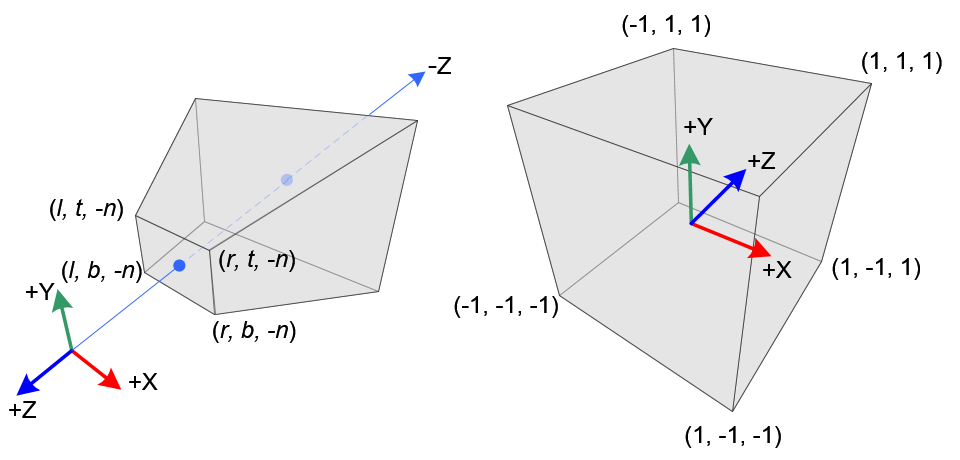
#> input picture notebooks/images/gl_projectionmatrix01.png, 960 x 460 px; its folder holds only this picture in this run
$ python change_image_resolution.py
#> lines starting #> are read from the running program, lines starting #| are printed output that depends on the picture
import os

import numpy as np
from matplotlib import image as mpimg
from skimage.transform import downscale_local_mean, resize
from pathlib import Path

input_folder = Path("../data/small_city_road_outside/images")
output_folder = Path("../data/small_city_road_outside-d2x/images")

os.makedirs(output_folder, exist_ok=True)

factor = 2

for img_path in input_folder.iterdir():
    img = mpimg.imread(img_path)
#> img is the input picture: shape (460, 960, 4) float32; mean R, G, B, A 0.952, 0.951, 0.953, 1
    print(f"Processing image {img_path.name}")
    downscaled = downscale_local_mean(img, (factor, factor, 1))
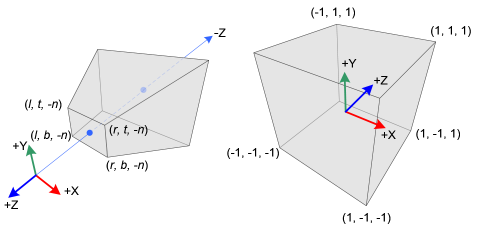
#> downscaled: shape (230, 480, 4) float32; mean R, G, B, A 0.953, 0.952, 0.954, 1
    mpimg.imsave(output_folder / img_path.name, downscaled)

$ run again, on notebooks/images/projectionOpenGL2.png
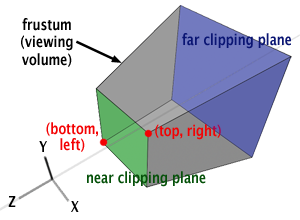
#> input picture notebooks/images/projectionOpenGL2.png, 300 x 220 px
#> img is the input picture: shape (220, 300, 4) float32; mean R, G, B, A 0.793, 0.801, 0.833, 0.999
#> `downscaled = downscale_local_mean(img, (factor, factor, 1))`:
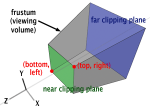
#> downscaled: shape (110, 150, 4) float32; mean R, G, B, A 0.793, 0.801, 0.833, 0.999; transparent parts drawn white

$ run again, on notebooks/images/gl_projectionmatrix03.png
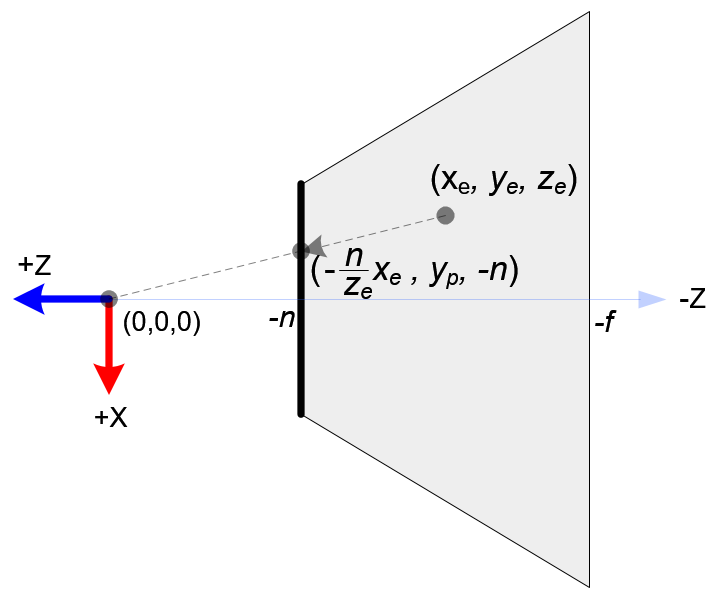
#> input picture notebooks/images/gl_projectionmatrix03.png, 720 x 600 px
#> img is the input picture: shape (600, 720, 4) float32; mean R, G, B, A 0.965, 0.963, 0.966, 1
#> `downscaled = downscale_local_mean(img, (factor, factor, 1))`:
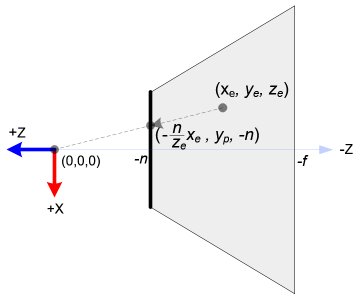
#> downscaled: shape (300, 360, 4) float32; mean R, G, B, A 0.964, 0.962, 0.965, 1

$ run again, on notebooks/images/gl_projectionmatrix04.png
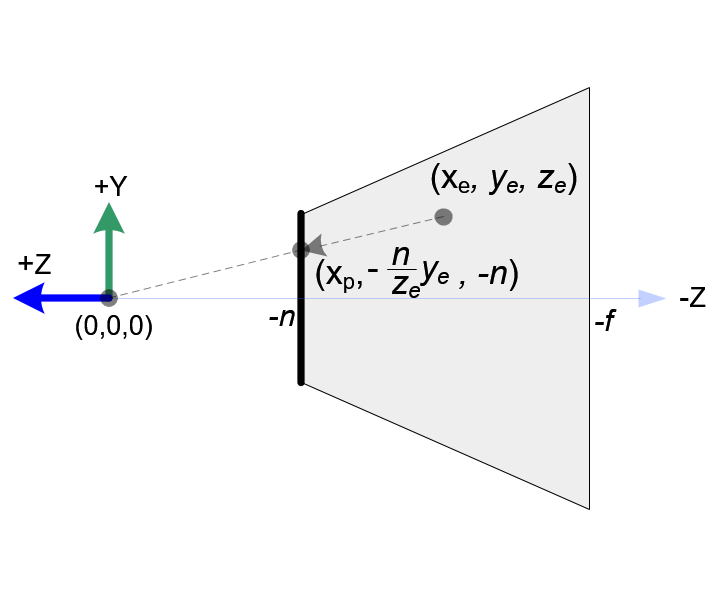
#> input picture notebooks/images/gl_projectionmatrix04.png, 720 x 600 px
#> img is the input picture: shape (600, 720, 4) float32; mean R, G, B, A 0.97, 0.971, 0.973, 1
#> `downscaled = downscale_local_mean(img, (factor, factor, 1))`:
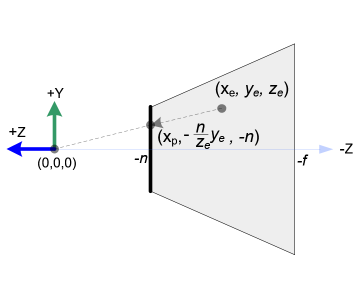
#> downscaled: shape (300, 360, 4) float32; mean R, G, B, A 0.969, 0.97, 0.972, 1

$ run again, on notebooks/images/perspective_projection_stages.png
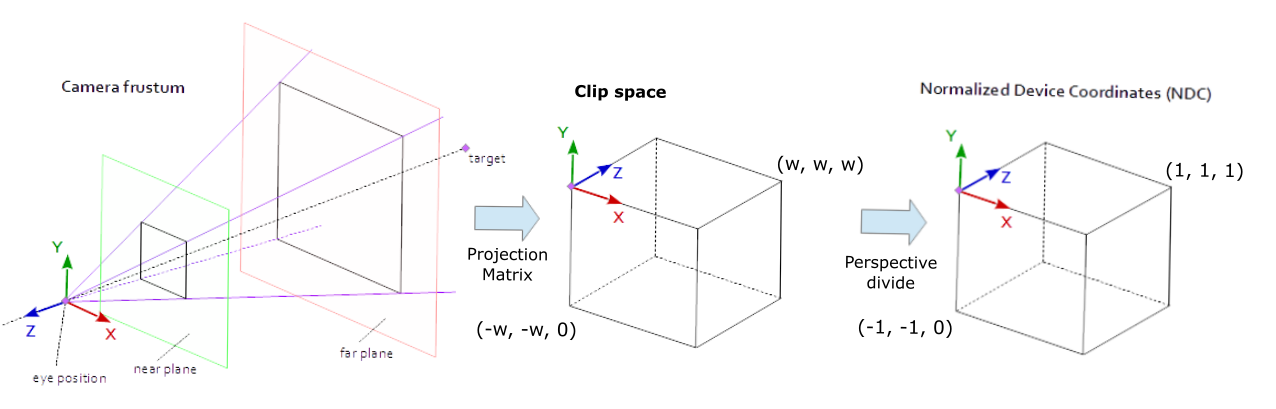
#> input picture notebooks/images/perspective_projection_stages.png, 1276 x 409 px
#> img is the input picture: shape (409, 1276, 4) float32; mean R, G, B, A 0.983, 0.982, 0.983, 1
#> `downscaled = downscale_local_mean(img, (factor, factor, 1))`:
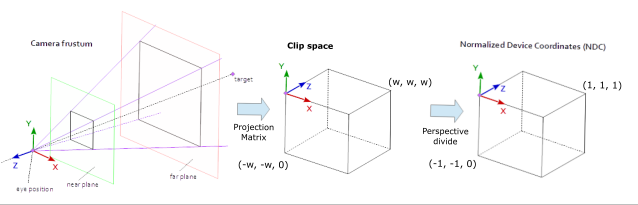
#> downscaled: shape (205, 638, 4) float32; mean R, G, B, A 0.98, 0.979, 0.98, 0.998; transparent parts drawn white
